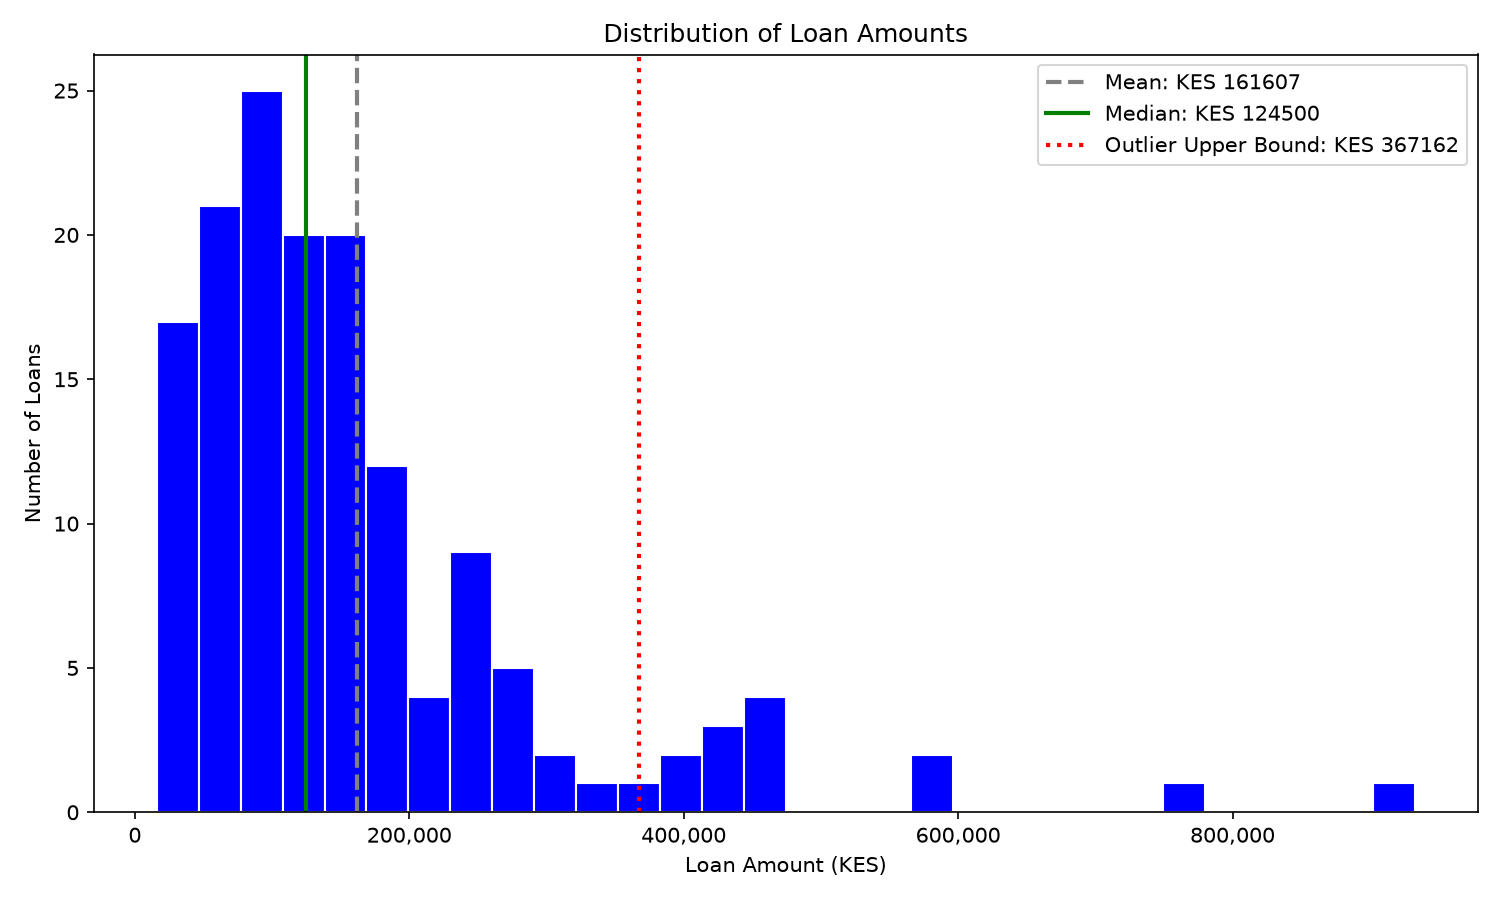

The script that saved this image:

"""
Mombasa Microfinance Loan-Statistical Analysis
----------------------------------------------
This script generates statistical analysis for 150 fictional loan records of a Mombasa
microfinance institute.

Plots and saves a histogram chart showing loan amounts.
Usage:
    python msa_microfinance_analysis.py

Config:
    Clip the loan amounts to a reasonable range and remove any negative values.
"""

import pandas as pd
import numpy as np
import matplotlib.pyplot as plt
import matplotlib.dates as mdates
from scipy import stats

np.random.seed(42)  

loan_ids = range(1, 151)

amount_kes = np.random.lognormal(mean=np.log(130000), sigma=0.8, size=150).round(-2).astype(int)

amount_kes = np.clip(amount_kes, 1000, None).astype(int) 

days_to_first_repayment = np.random.normal(100, 1, 150).astype(int)

days_to_first_repayment = np.clip(days_to_first_repayment, 1, None).astype(int)  

county = np.random.choice(["Nairobi", "Mombasa", "Kisumu", "Nakuru", "Eldoret"], 150)

loan_data = pd.DataFrame({
    "loan_id": loan_ids,
    "amount_kes": amount_kes,
    "days_to_first_repayment": days_to_first_repayment,
    "county": county
})

print("=========MOMBASA MICROFINACNE LOAN STATISTICAL ANALYSIS=========")
print(loan_data.describe())
print("----------------------------------------------------------------")

Q1 = loan_data["amount_kes"].quantile(0.25)
Q3 = loan_data["amount_kes"].quantile(0.75)
IQR = Q3 - Q1
lower = Q1 - 1.5 * IQR
upper = Q3 + 1.5 * IQR

outliers = loan_data[(loan_data["amount_kes"] < lower) | (loan_data["amount_kes"] > upper)]
print("=============OUTLIERS=============")
print(f"Number of Outliers: {len(outliers)}")
print(outliers[["loan_id", "amount_kes"]])
print("------------------------------------------------")

print("==============CORRELATION ANALYSIS==============")
corr = loan_data["amount_kes"].corr(loan_data["days_to_first_repayment"])
print(f"Correlation: {corr:.2f}")

fig, ax = plt.subplots(figsize=(10, 6))
ax.hist(loan_data["amount_kes"], bins=30, color='blue', edgecolor='white')
ax.axvline(loan_data["amount_kes"].mean(), color='gray', linestyle='--', linewidth=2, 
           label=f"Mean: KES {loan_data['amount_kes'].mean():.0f}")
ax.axvline(loan_data["amount_kes"].median(), color='green', linestyle='-', linewidth=2,
           label=f"Median: KES {loan_data['amount_kes'].median():.0f}")
ax.axvline(upper, color='red', linestyle=':', linewidth=2, 
           label=f"Outlier Upper Bound: KES {upper:.0f}")
ax.set_xlabel("Loan Amount (KES)")
ax.set_ylabel("Number of Loans")
ax.set_title("Distribution of Loan Amounts")
ax.xaxis.set_major_formatter(plt.FuncFormatter(lambda x, _: f'{int(x):,.0f}'))
ax.legend(loc='upper right')
plt.tight_layout()
plt.savefig("msa_microfinance_analysis.png", dpi=150)
